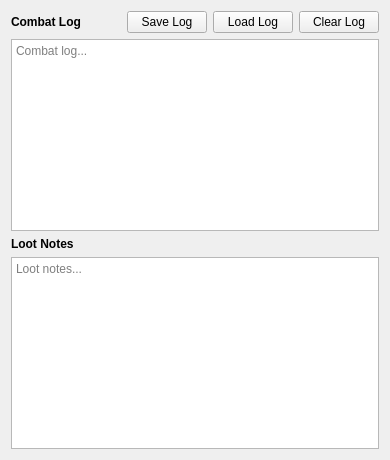
      <widget class="QWidget" name="tab_combat_extras">
       <attribute name="title">
        <string>Combat Extras</string>
       </attribute>
       <layout class="QVBoxLayout" name="verticalLayout_combat_extras">
        <item>
         <layout class="QHBoxLayout" name="horizontalLayout_logHeader">
          <item>
           <widget class="QLabel" name="label_log_title">
            <property name="font">
             <font>
              <bold>true</bold>
             </font>
            </property>
            <property name="text">
             <string>Combat Log</string>
            </property>
           </widget>
          </item>
          <item>
           <spacer name="horizontalSpacer_log">
            <property name="orientation">
             <enum>Qt::Orientation::Horizontal</enum>
            </property>
            <property name="sizeHint" stdset="0">
             <size>
              <width>40</width>
              <height>20</height>
             </size>
            </property>
           </spacer>
          </item>
          <item>
           <widget class="QPushButton" name="btn_save_log">
            <property name="text">
             <string>Save Log</string>
            </property>
           </widget>
          </item>
          <item>
           <widget class="QPushButton" name="btn_load_log">
            <property name="text">
             <string>Load Log</string>
            </property>
           </widget>
          </item>
          <item>
           <widget class="QPushButton" name="btn_clear_log">
            <property name="text">
             <string>Clear Log</string>
            </property>
           </widget>
          </item>
         </layout>
        </item>
        <item>
         <widget class="QTextEdit" name="combat_log_text">
          <property name="placeholderText">
           <string>Combat log...</string>
          </property>
         </widget>
        </item>
        <item>
         <widget class="QLabel" name="label_loot_title">
          <property name="font">
           <font>
            <bold>true</bold>
           </font>
          </property>
          <property name="text">
           <string>Loot Notes</string>
          </property>
         </widget>
        </item>
        <item>
         <widget class="QTextEdit" name="loot_text">
          <property name="placeholderText">
           <string>Loot notes...</string>
          </property>
         </widget>
        </item>
       </layout>
      </widget>
